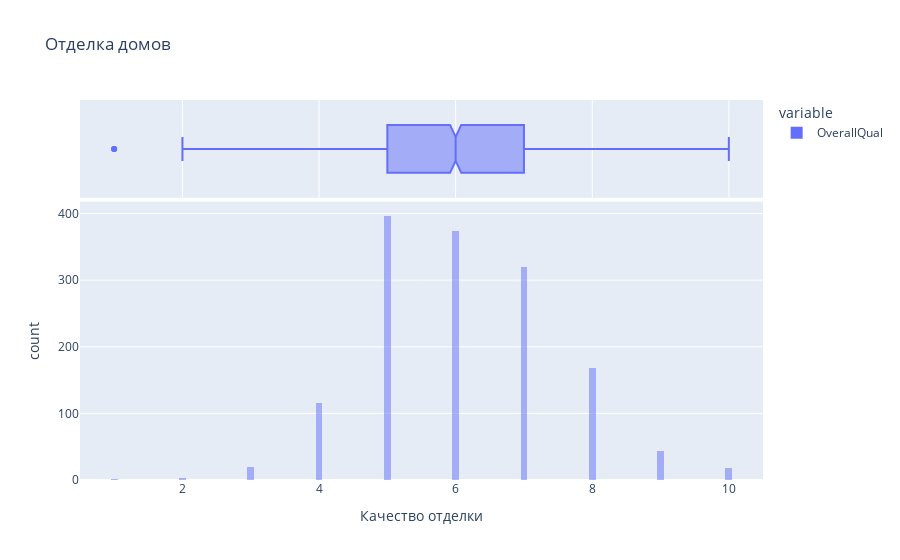

Notebook code for this chart:
### Code cell
import plotly.express as px
# Отрисуем интерактивный график
fig = px.histogram(df['OverallQual'],
                   title='Отделка домов',
                   marginal = 'box',
                   nbins =  100,
                   barmode='overlay',
                   labels={"value": "Качество отделки"})

fig.show()

### Figure 1 — Plotly figure (JSON) as saved in the notebook; plotly's stock layout.template omitted (floating-point values rounded to 4 significant figures; data arrays with more than 128 entries replaced by an {"elided": "..."} marker saying what was removed)
{"data": [{"alignmentgroup": "True", "bingroup": "x", "hovertemplate": "variable=OverallQual<br>Качество отделки=%{x}<br>count=%{y}<extra></extra>", "legendgroup": "OverallQual", "marker": {"color": "#636efa", "opacity": 0.5, "pattern": {"shape": ""}}, "name": "OverallQual", "nbinsx": 100, "offsetgroup": "OverallQual", "orientation": "v", "showlegend": true, "type": "histogram", "x": {"elided": "1460 int values"}, "xaxis": "x", "yaxis": "y"}, {"alignmentgroup": "True", "hovertemplate": "variable=OverallQual<br>Качество отделки=%{x}<extra></extra>", "legendgroup": "OverallQual", "marker": {"color": "#636efa"}, "name": "OverallQual", "notched": true, "offsetgroup": "OverallQual", "showlegend": false, "type": "box", "x": {"elided": "1460 int values"}, "xaxis": "x2", "yaxis": "y2"}], "layout": {"barmode": "overlay", "legend": {"title": {"text": "variable"}, "tracegroupgap": 0}, "title": {"text": "Отделка домов"}, "xaxis": {"anchor": "y", "domain": [0, 1], "title": {"text": "Качество отделки"}}, "xaxis2": {"anchor": "y2", "domain": [0, 1], "matches": "x", "showgrid": true, "showticklabels": false}, "yaxis": {"anchor": "x", "domain": [0, 0.7326], "title": {"text": "count"}}, "yaxis2": {"anchor": "x2", "domain": [0.7426, 1], "matches": "y2", "showgrid": false, "showline": false, "showticklabels": false, "ticks": ""}}}
